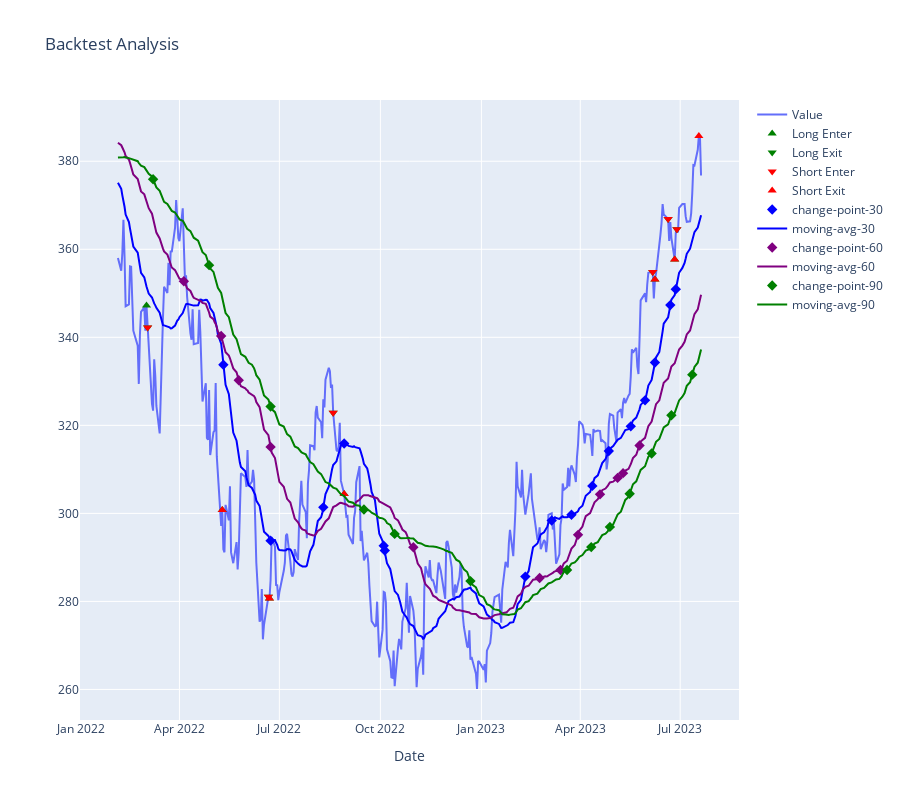
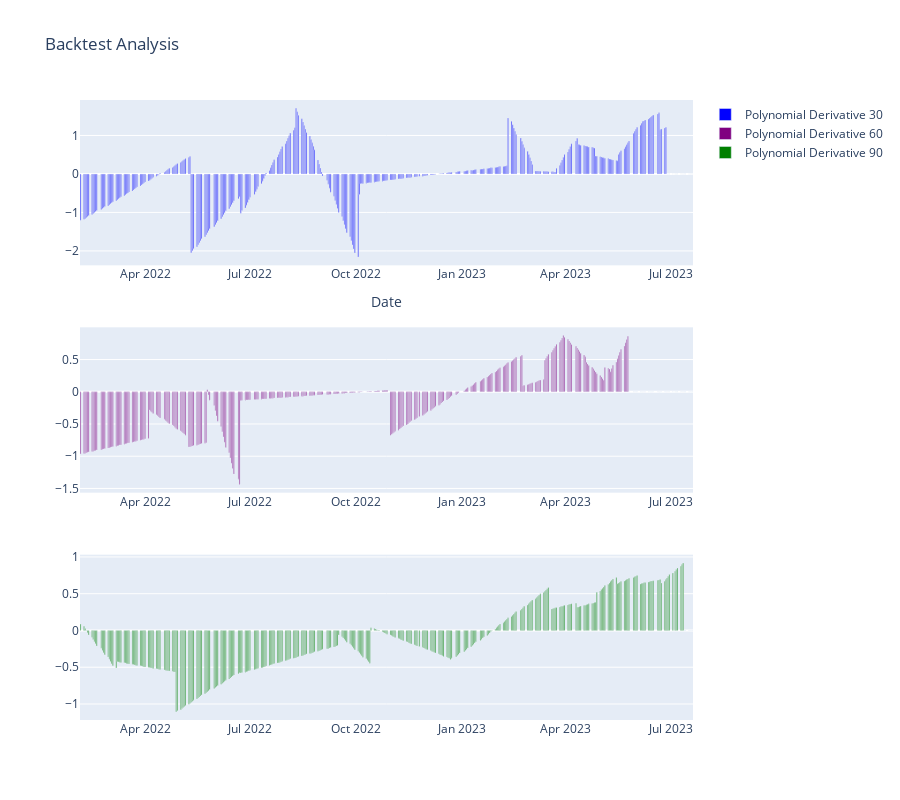

Notebook code for these charts, in order:
### Code cell
%load_ext autoreload
%autoreload 2

import matplotlib.pyplot as plt
import seaborn as sns 
import pandas as pd
import numpy as np
import bocd
from sklearn.preprocessing import PolynomialFeatures
from sklearn.linear_model import LinearRegression
import yfinance as yf

from machine_learning_finance import (analyze_trades, 
    calc_probabilties_without_lookahead, plot_backtest_analysis, 
    metrics_to_dataframe, create_train_test_windows, make_inverse_env_for,
    calculate_polynomial_regression, TraderEnv, make_price_marker_from_boolean, add_marker, add_line)

import plotly.graph_objs as go
from plotly.subplots import make_subplots
from plotly.offline import init_notebook_mode

init_notebook_mode(connected=True)
windows = [300, 600, 900, 1500]

symbol = "QQQ"
file = f"../backtests/{symbol}-model-back-test.csv"
period = 365
pd.options.display.max_rows = None
inverse = None # set to anything to graph inverse longs

def plot_win_loss(file, metrics):
    ledger = pd.read_csv(file)
    # Set the style for the plots
    sns.set(style='whitegrid')

    # Create a bar plot for profit and loss stats
    profit_stats, loss_stats = metrics['profit_stats'], metrics['loss_stats']
    profit_loss_df = pd.DataFrame([profit_stats, loss_stats], columns=['min', 'max', 'mean', 'median', 'std'], index=['profit', 'loss'])

    plt.figure(figsize=(12, 6))
    ax = sns.barplot(data=profit_loss_df.transpose(), palette='muted')
    ax.set_title('Profit and Loss Statistics')
    ax.set_ylabel('Value')

    # Show the plot
    plt.show()


        
def analyze_and_graph_range(file, symbol, start, end, df):
    ledger = pd.read_csv(file)
    hist_df, test_df = create_train_test_windows(df, start=start, end=end)    
    test_df = calc_probabilties_without_lookahead(test_df, hist_df, hist_cutoff="2023-05-15")
    plot_backtest_analysis(test_df, ledger, inverse=symbol)
    return ledger, test_df
   
def analyze_and_graph(file, symbol, period, df):
    ledger = pd.read_csv(file)
    hist_df, test_df = create_train_test_windows(df, None, 365 * 4, None, 365)
    env = TraderEnv(symbol, test_df, hist_df)
    
    # Todo here: we have all the data we need to render our graphs in the env already
    # We need to modify plot_backtest_analysis to:
    # * render change points
    # * render new moving averages
    # * remove all the probability stuff
    # * Figure out how to supply the polynomials!!!
    
    fig = plot_backtest_analysis(env.orig_timeseries_with_analytics, ledger, inverse=inverse)

    # convert each change point column to price of the average in question
    analytics_df = env.orig_timeseries_with_analytics
    periods=[30, 60, 90]
    colors=["blue", "purple", "green"]
    for period, color in zip(periods, colors):        
        marker_col =  f"cp-loc-{period}"
        trend_col = f"trend-{period}"
        analytics_df = make_price_marker_from_boolean(analytics_df, f"change-point-{period}", f"trend-{period}", marker_col) 
        add_marker(fig, analytics_df, marker_col, f"change-point-{period}", "diamond", 8, color)
        add_line(fig, analytics_df, trend_col, f"moving-avg-{period}", color)
    fig.update_layout(title='Backtest Analysis', xaxis_title='Date', height=800)
    fig.show()

    
    fig = make_subplots(rows=3, cols=1)
    indexes=[1,2,3]
    for period, color, index in zip(periods, colors, indexes):        
        fig.add_trace(go.Bar(x=analytics_df.index, y=analytics_df[f'polynomial_derivative-{period}'], marker=dict(color=f'{color}', colorscale='Viridis'), name=f'Polynomial Derivative {period}'), row=index, col=1)

    fig.update_layout(title='Backtest Analysis', xaxis_title='Date', height=800)
    fig.show()

    return ledger, test_df, env

ticker_obj = yf.download(tickers=symbol)
df = pd.DataFrame(ticker_obj)


ledger, df2, env = analyze_and_graph(file, symbol, 365*4, df)    
#ledger, df2 = analyze_and_graph_range(file, symbol, "03-27-2020", "12-17-2021", df)

# Display metrics as text
metrics = analyze_trades(ledger, symbol, period)
metrics["file"] = file
metrics_df = metrics_to_dataframe(metrics) 
env.orig_timeseries_with_analytics
#df2[["moving_avg", "change_points", "rt", "Close"]]

### Figure 1 — Plotly figure (JSON) as saved in the notebook; plotly's stock layout.template omitted (floating-point values rounded to 4 significant figures; data arrays with more than 128 entries replaced by an {"elided": "..."} marker saying what was removed)
{"data": [{"mode": "lines", "name": "Value", "type": "scatter", "x": {"elided": "365 str values"}, "y": {"elided": "365 float values"}}, {"marker": {"color": "green", "size": 8, "symbol": "triangle-up"}, "mode": "markers", "name": "Long Enter", "type": "scatter", "x": {"elided": "365 str values"}, "y": {"elided": "365 float values"}}, {"marker": {"color": "green", "size": 8, "symbol": "triangle-down"}, "mode": "markers", "name": "Long Exit", "type": "scatter", "x": {"elided": "365 str values"}, "y": {"elided": "365 float values"}}, {"marker": {"color": "red", "size": 8, "symbol": "triangle-down"}, "mode": "markers", "name": "Short Enter", "type": "scatter", "x": {"elided": "365 str values"}, "y": {"elided": "365 float values"}}, {"marker": {"color": "red", "size": 8, "symbol": "triangle-up"}, "mode": "markers", "name": "Short Exit", "type": "scatter", "x": {"elided": "365 str values"}, "y": {"elided": "365 float values"}}, {"marker": {"color": "blue", "size": 8, "symbol": "diamond"}, "mode": "markers", "name": "change-point-30", "type": "scatter", "x": {"elided": "365 str values"}, "y": {"elided": "365 float values"}}, {"line": {"color": "blue"}, "mode": "lines", "name": "moving-avg-30", "type": "scatter", "x": {"elided": "365 str values"}, "y": {"elided": "365 float values"}}, {"marker": {"color": "purple", "size": 8, "symbol": "diamond"}, "mode": "markers", "name": "change-point-60", "type": "scatter", "x": {"elided": "365 str values"}, "y": {"elided": "365 float values"}}, {"line": {"color": "purple"}, "mode": "lines", "name": "moving-avg-60", "type": "scatter", "x": {"elided": "365 str values"}, "y": {"elided": "365 float values"}}, {"marker": {"color": "green", "size": 8, "symbol": "diamond"}, "mode": "markers", "name": "change-point-90", "type": "scatter", "x": {"elided": "365 str values"}, "y": {"elided": "365 float values"}}, {"line": {"color": "green"}, "mode": "lines", "name": "moving-avg-90", "type": "scatter", "x": {"elided": "365 str values"}, "y": {"elided": "365 float values"}}], "layout": {"height": 800, "title": {"text": "Backtest Analysis"}, "xaxis": {"title": {"text": "Date"}}}}

### Figure 2 — Plotly figure (JSON) as saved in the notebook; plotly's stock layout.template omitted (floating-point values rounded to 4 significant figures; data arrays with more than 128 entries replaced by an {"elided": "..."} marker saying what was removed)
{"data": [{"marker": {"color": "blue", "colorscale": [[0, "#440154"], [0.1111, "#482878"], [0.2222, "#3e4989"], [0.3333, "#31688e"], [0.4444, "#26828e"], [0.5556, "#1f9e89"], [0.6667, "#35b779"], [0.7778, "#6ece58"], [0.8889, "#b5de2b"], [1, "#fde725"]]}, "name": "Polynomial Derivative 30", "type": "bar", "x": {"elided": "365 str values"}, "xaxis": "x", "y": {"elided": "365 float values"}, "yaxis": "y"}, {"marker": {"color": "purple", "colorscale": [[0, "#440154"], [0.1111, "#482878"], [0.2222, "#3e4989"], [0.3333, "#31688e"], [0.4444, "#26828e"], [0.5556, "#1f9e89"], [0.6667, "#35b779"], [0.7778, "#6ece58"], [0.8889, "#b5de2b"], [1, "#fde725"]]}, "name": "Polynomial Derivative 60", "type": "bar", "x": {"elided": "365 str values"}, "xaxis": "x2", "y": {"elided": "365 float values"}, "yaxis": "y2"}, {"marker": {"color": "green", "colorscale": [[0, "#440154"], [0.1111, "#482878"], [0.2222, "#3e4989"], [0.3333, "#31688e"], [0.4444, "#26828e"], [0.5556, "#1f9e89"], [0.6667, "#35b779"], [0.7778, "#6ece58"], [0.8889, "#b5de2b"], [1, "#fde725"]]}, "name": "Polynomial Derivative 90", "type": "bar", "x": {"elided": "365 str values"}, "xaxis": "x3", "y": {"elided": "365 float values"}, "yaxis": "y3"}], "layout": {"height": 800, "title": {"text": "Backtest Analysis"}, "xaxis": {"anchor": "y", "domain": [0, 1], "title": {"text": "Date"}}, "xaxis2": {"anchor": "y2", "domain": [0, 1]}, "xaxis3": {"anchor": "y3", "domain": [0, 1]}, "yaxis": {"anchor": "x", "domain": [0.7333, 1]}, "yaxis2": {"anchor": "x2", "domain": [0.3667, 0.6333]}, "yaxis3": {"anchor": "x3", "domain": [0, 0.2667]}}}
